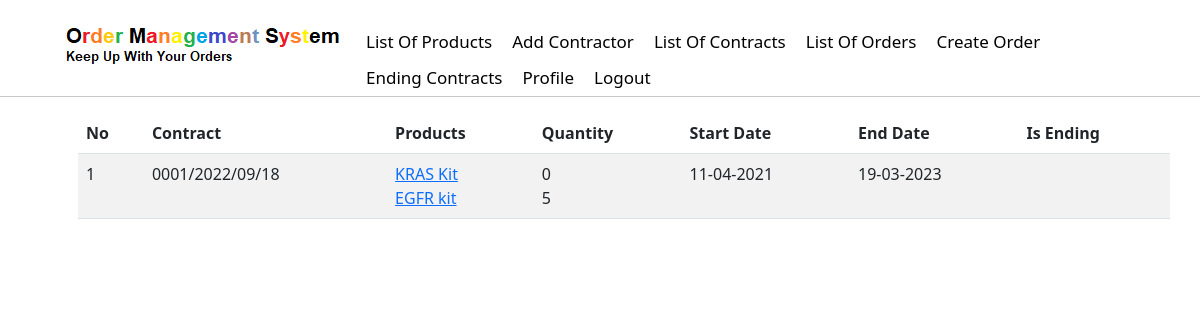
Before: /contracts/end (signed in) with the older database file.
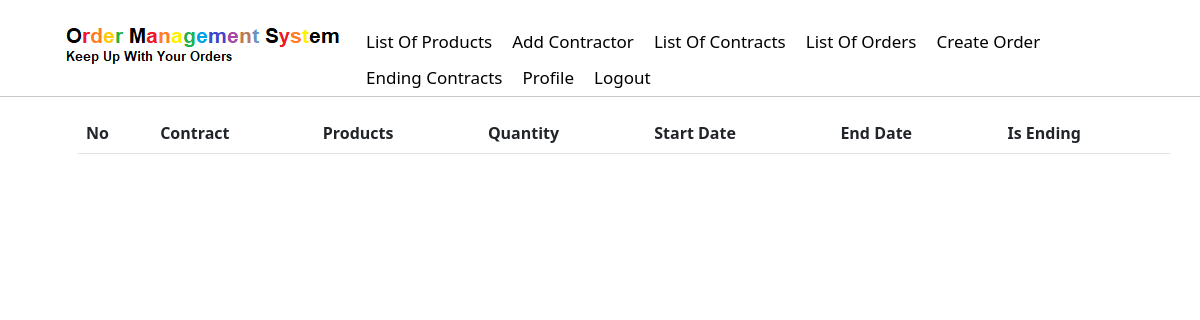
After: the same page with the newer database file.
### layout/models.py (models this page shows, shortened)
class Contract(models.Model):
    name = models.CharField(max_length=100)
    contractor = models.ForeignKey(Contractor, null=True, on_delete=models.SET_NULL)
    user_responsible = models.ForeignKey(User, null=True, on_delete=models.SET_NULL)
    start_date = models.DateField()
    end_date = models.DateField()
    products = models.ManyToManyField(Product)
    PUBLIC_AUCTION = 'PUBLIC_AUCTION'
    QUICK_TENDER = 'QUICK_TENDER'
    type_choises = [
        (PUBLIC_AUCTION, 'Public Auction'),
        (QUICK_TENDER, 'Quick Tender')
    ]
    type = models.CharField(max_length=100, choices=type_choises)
    def display_products(self): #return list of products related to specific contract
        return [product for product in self.products.all()]
    def storage(self): #return stock status as a list, related to list od products
        list_of_products = self.display_products()
        storage_list = []
        for p in list_of_products:
            update = Storage.objects.filter(product=p.id).filter(contract=self).first()
            storage_list.append(update.number_of_products)
        return storage_list

class Product(models.Model):
    name = models.CharField(max_length=100)
    catalog_number = models.CharField(max_length=100, default='0000')
    impuls_number = models.CharField(max_length=100,default='0000')
    producent = models.CharField(max_length=100)
    description = models.TextField()
    price = models.CharField(max_length=100)
    vat = models.CharField(max_length=100,default='%')
    def __str__(self):
        return self.name

### layout/views.py (the view)
# urls.py: path('contracts/end', ContractEndListView.as_view(), name = 'contracts-end'),
class ContractEndListView(LoginRequiredMixin, ListView):
    model = Contract
    template_name = 'layout/contractend_list.html'
    context_object_name = 'contracts'
    def get_queryset(self):
        user = User.objects.filter(username=self.request.user).first()
        return Contract.objects.filter(user_responsible=user).filter(
            type='PUBLIC_AUCTION').filter(end_date__lte=date.today()+timedelta(days=180))

### layout/templates/layout/contractend_list.html (shortened to what this page needs)
{% extends "layout/base.html" %}
{% block content %}
    <table class="table table-striped table-hover">
        <thead>
            <tr>
            <th>No</th>
            <th>Contract</th>
            <th>Products</th>
            <th>Quantity</th>
            <th>Start Date</th>
            <th>End Date</th>
            <th>Is Ending</th>
            </tr>
        </thead>
            {% for contract in contracts %}
                <tr>
                <td> {{ contract.id }} </td>
                <td>{{ contract.name}}</td>
                <td>{% for product in contract.display_products %}
                    <div><a href="{% url 'product-detail' product.id %}">{{ product }}</a></div>
                    {% endfor %}
                </td>
                <td>{% for number in contract.storage %}
                    <div>{{ number }}</div>
                    {% endfor %}
                </td>
                <td>{{ contract.start_date|date:"d-m-Y" }}</td>
                <td>{{ contract.end_date|date:"d-m-Y" }}</td>
                <td>{{ contract.ending }}</td>
            {% endfor %}
        </tr>
    </table>
{% endblock content %}

Changed rows visible on the page:
no longer on this page (row edited): Contract: id "1", name "0001/2022/09/18", storage "0" "5", start_date "11-04-2021", end_date "19-03-2023"
no longer on this page (row edited): Product: name "KRAS Kit"
no longer on this page (row edited): Product: name "EGFR kit"
